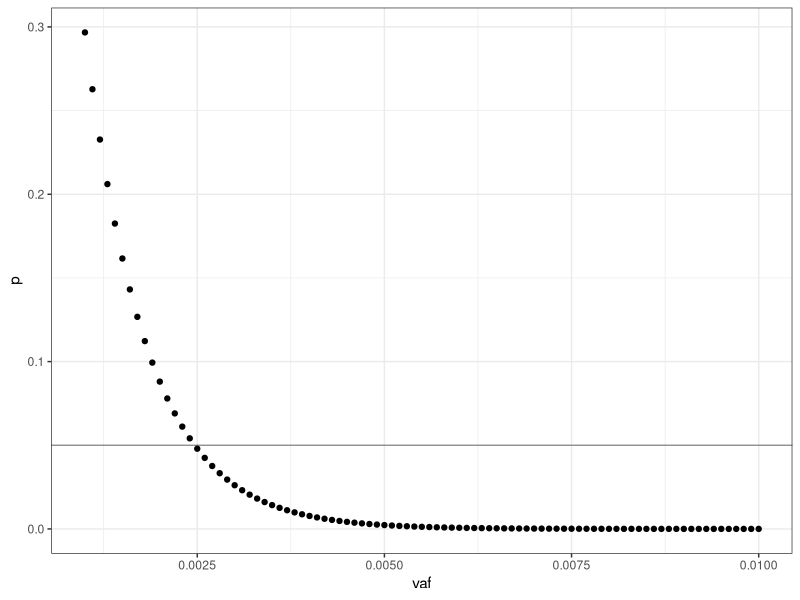
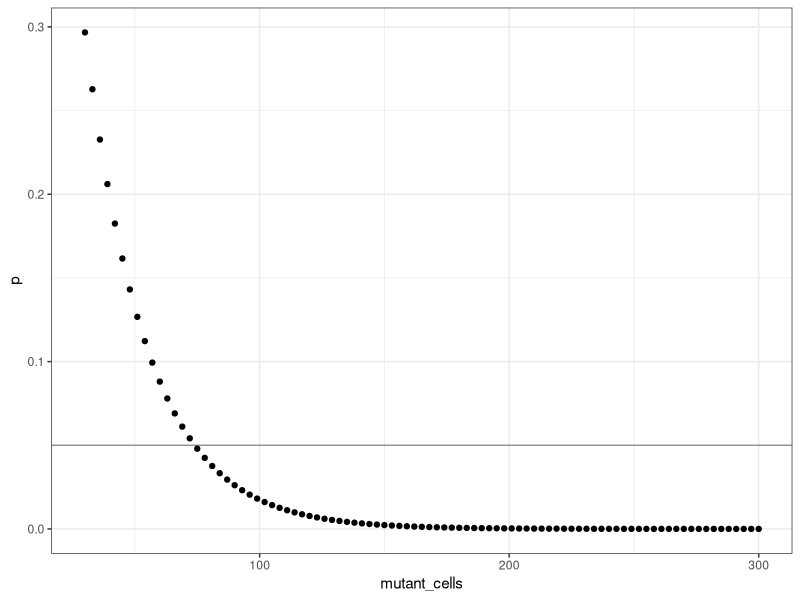
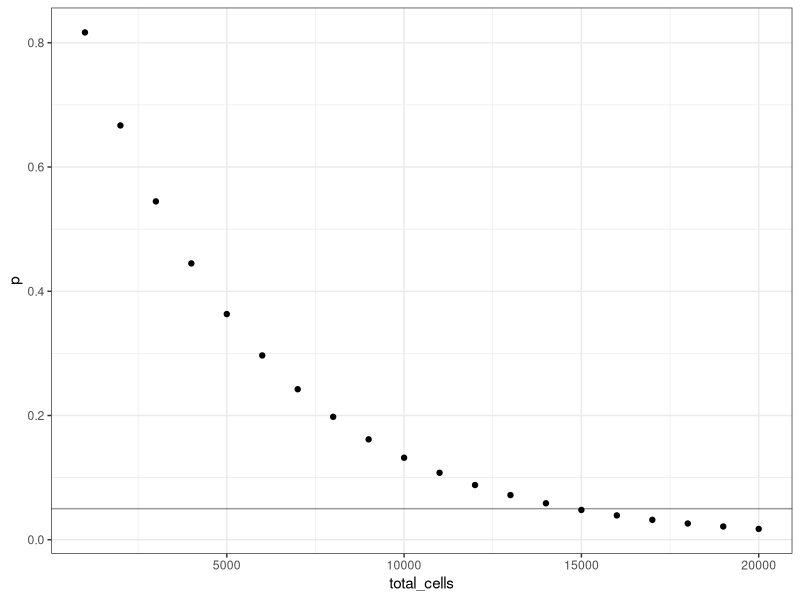
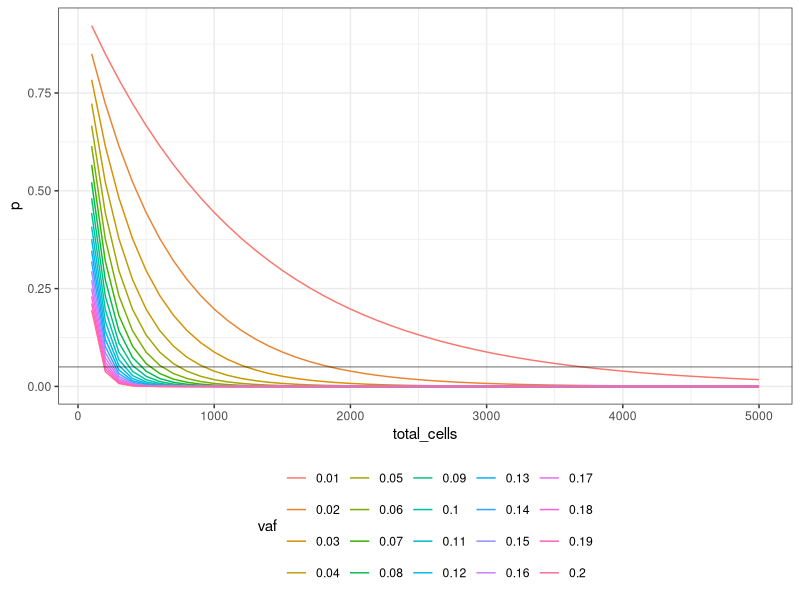

These charts were generated, in order, by the following R code:
## ---- chunk 1
DOCNAME = "Simulation_Benchmarking"
knitr::opts_chunk$set(autodep        = TRUE,
                      cache          = FALSE,
                      cache.path     = paste0("cache/", DOCNAME, "/"),
                      cache.comments = FALSE,
                      echo           = TRUE,
                      error          = FALSE,
                      fig.align      = "center",
                      fig.width      = 9,
                      fig.height     = 5,
                      dev            = c("png"),
                      message        = FALSE,
                      warning        = FALSE)
## ---- chunk 2
library(ggplot2)
## ---- chunk 3
d = 0.81
l = 0.2
v = seq(0.001, 0.01, 0.0001)
f = (v / 2) * d * l
n = 15000

vafs <- data.frame(vaf=v,
                   p=dbinom(0, n, f),
                   mutant_cells=(n * v * 2))

ggplot(vafs, aes(vaf, p)) +
    geom_point() +
    theme_bw() +
    geom_hline(yintercept=0.05, alpha=0.4)
## ---- chunk 4
ggplot(vafs, aes(mutant_cells, p)) +
    geom_point() +
    theme_bw() +
    geom_hline(yintercept=0.05, alpha=0.4)
## ---- chunk 5
deviation <- abs(0.05 - vafs$p)
print(vafs[which(deviation == min(deviation)),])
## ---- chunk 6
v = 0.0025
n = seq(1000, 20000, 1000)
f = (v / 2) * d * l

cells <- data.frame(vaf=v,
                    p=dbinom(0, n, f),
                    total_cells=n,
                    mutant_cells=(n * v * 2))

ggplot(cells, aes(total_cells, p)) +
    geom_point() +
    theme_bw() +
    geom_hline(yintercept=0.05, alpha=0.4)
## ---- chunk 7
cells_vs_vaf = NULL
n = seq(100, 5000, 100)
V = seq(0.01, 0.20, 0.01)
for (v in V) {
    f = (v / 2) * d * l
    toadd <- data.frame(
        vaf=as.factor(v),
        p=dbinom(0, n, f),
        total_cells=n
    )
    cells_vs_vaf <- rbind(cells_vs_vaf, toadd)
}

ggplot(cells_vs_vaf, aes(total_cells, p, colour=vaf)) +
    geom_line() +
    theme_bw() +
    theme(legend.position = 'bottom') +
    geom_hline(yintercept=0.05, alpha=0.4)
